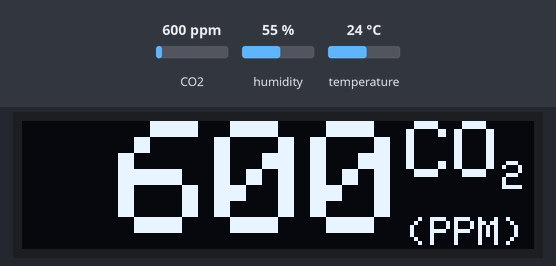
A sketch run on a simulated Arduino Uno, built with avr-gcc and run on an emulated ATmega328P. On the bench: 128×32 one-colour display. Wiring (inferred from the names in the program): CO2 sensor PWM output: data pin 5. Inputs (shaded band) come from the test bench; at power-on: CO2 600 ppm, humidity 55 %, temperature 24 °C. What the sketch prints to the serial monitor is not drawn.

Above: at 1.8 s.
1.9 s: CO2 set to 452 ppm
At 12.6 s:
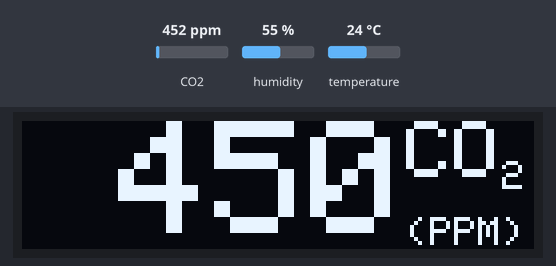
13.5 s: humidity set to 22 %
At 17.8 s:
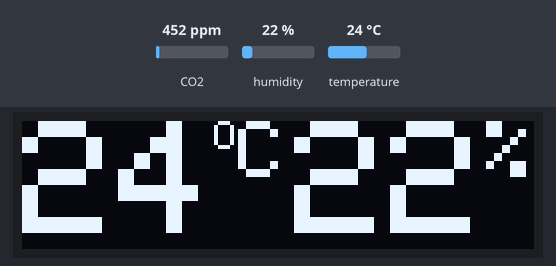
24.6 s: temperature set to 12 °C
At 29.0 s:
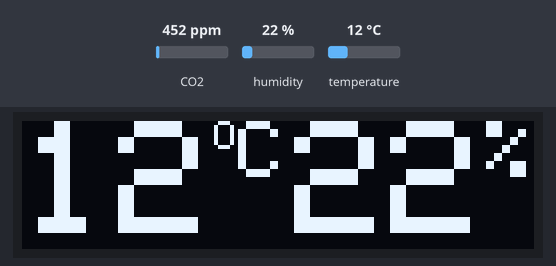
35.6 s: CO2 set to 1050 ppm
At 46.2 s:
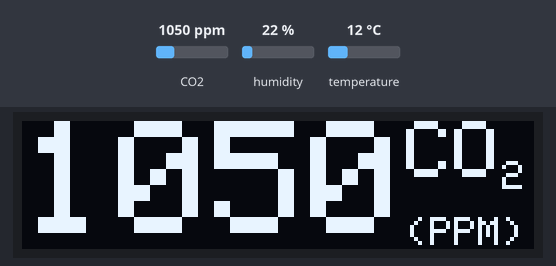
46.6 s: humidity set to 40 %
At 51.4 s:
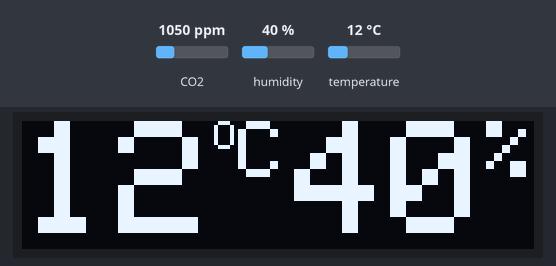
57.7 s: CO2 set to 1700 ppm
At 68.6 s:
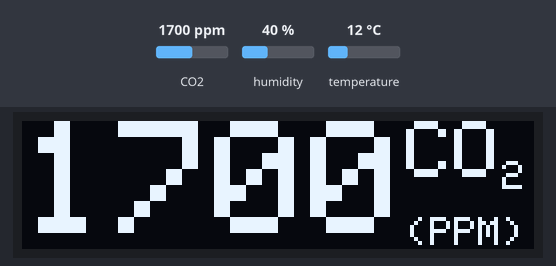
Timing chart, 0 to 69.7 s (numbered marks = the images above; inputs shaded):
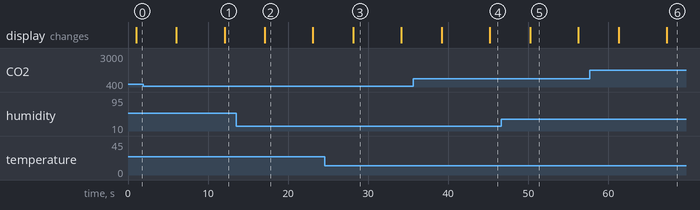

Measured:
- after the input at 1.9 s, the display: first differs from a run without the input after 10.2 s (image 1)
- after the input at 13.5 s, the display: changes after 3.6 s (image 2)
- after the input at 24.6 s, the display: changes after 3.5 s (image 3)
- after the input at 35.6 s, the display: first differs from a run without the input after 9.6 s (image 4)
- after the input at 46.6 s, the display: changes after 3.6 s (image 5)
- after the input at 57.7 s, the display: first differs from a run without the input after 9.6 s (image 6)
- what the display in image 2 shows lasts 6.0 s, from 17.1 s to 23.1 s

The sketch:

skeletonws.ino
```cpp
#include <SPI.h>
#include <Wire.h>
#include <Adafruit_GFX.h>
#include <Adafruit_SSD1306.h>
#include <DHT.h>


// MH-Z19B CO_2 sensor defines
#define PWM_PIN 5
long ppm_pwm;

// DHT11 temperature/humidity sensor defines
#define DHT_PIN 2
#define DHT_TYPE DHT11
DHT dht(DHT_PIN, DHT_TYPE);
float dht_tmp, dht_hum;

// SSD1306 128x32 OLED display defines
#define OLED_RESET 4
Adafruit_SSD1306 display(OLED_RESET);


// Define exactly 1 of the following 4 CO_2 display formats:
// FORMAT_CO2_PREFIX - leading 'CO_2'
// FORMAT_CO2_POSTFIX - trailing 'CO_2'
// FORMAT_CO2_SIMPLE - trailing 'PPM' in smallest font
// FORMAT_CO2_DIAG - trailing 'PPM' in a bit bigger font and diagonally
#define FORMAT_CO2_POSTFIX

#if defined(FORMAT_CO2_PREFIX) + \
    defined(FORMAT_CO2_POSTFIX) + \
    defined(FORMAT_CO2_SIMPLE) + \
    defined(FORMAT_CO2_DIAG) != 1
#error "Bad CO_2 display format"
#endif


// Define exactly 1 of the following 2 DHT display formats:
// FORMAT_DHT_PREFIX - leading 'T', 'H'
// FORMAT_DHT_POSTFIX - trailing '^C', '%'
#define FORMAT_DHT_POSTFIX

#if defined(FORMAT_DHT_PREFIX) + \
    defined(FORMAT_DHT_POSTFIX) != 1
#error "Bad DHT display format"
#endif


// displaying CO_2
void displayCO2 () {
  display.clearDisplay();
  display.setCursor(0, 0);

  // displaying prefix texting
#ifdef FORMAT_CO2_PREFIX
  display.setTextSize(2);
  display.print("CO");
  display.setTextSize(1);
  display.setCursor(24, 10);
  display.print("2");
  display.setCursor(0, 24);
  display.print("(PPM)");
  // x == 32 - lefts space just for 4 big chars
  display.setCursor(32, 0);
#endif

  // displaying amount (right aligned)
  display.setTextSize(4);
  // right align
  if (ppm_pwm < 1000)
    display.print(" ");
  if (ppm_pwm < 100)
    display.print(" ");
  if (ppm_pwm < 10)
    display.print(" ");
  display.print(String(ppm_pwm));

  // displaying postfix texting
#ifdef FORMAT_CO2_SIMPLE
  display.setTextSize(1);
  display.print("PPM");
#endif

#ifdef FORMAT_CO2_DIAG
  display.setTextSize(2);
  display.print("P");
  display.setCursor(106, 8);
  display.print("P");
  display.setCursor(116, 16);
  display.print("M");
#endif

#ifdef FORMAT_CO2_POSTFIX
  display.setTextSize(2);
  display.print("CO");
  display.setTextSize(1);
  display.setCursor(120, 10);
  display.print("2");
  display.setCursor(96, 24);
  display.print("(PPM)");
#endif

  display.display();
}


// displaying temperature/humidity
void displayDHT () {
  String tmp, hum;
  tmp = isnan(dht_tmp)? "--": String(round(dht_tmp));
  hum = isnan(dht_hum)? "--": String(round(dht_hum));

  display.clearDisplay();
  display.setCursor(0, 0);

#ifdef FORMAT_DHT_PREFIX
  // displaying temperature
  display.setTextSize(2);
  display.print("T");
  display.setCursor(14, 0);
  display.setTextSize(4);
  display.print(tmp);

  // displaying humidity
  display.setCursor(66, 0);
  display.setTextSize(2);
  display.print("H");
  display.setCursor(80, 0);
  display.setTextSize(4);
  display.print(hum);
#endif

#ifdef FORMAT_DHT_POSTFIX
  // displaying temperature
  display.setTextSize(4);
  display.print(tmp);
  display.setTextSize(1);
  display.print("O");
  display.setTextSize(2);
  display.print("C");

  // displaying humidity
  display.setCursor(68, 0);
  display.setTextSize(4);
  display.print(hum);
  display.setTextSize(2);
  display.print("%");
#endif

  display.display();
}


// reading CO_2 level to global varianle 'ppm_pwm'
void readCO2PWM() {
  // 1004 - PWM period in ms, 1000 ms for actual data and
  //                          2+2 ms for high/low guard levels
  // 5000 - CO_2 range in ppm
  unsigned long th, tl;  // PWM high/low pulses durations
  ppm_pwm = 0;
  do {
    th = pulseIn(PWM_PIN, HIGH, 1004000) / 1000;
    tl = 1004 - th;
    ppm_pwm = 5000 * (th - 2)/(th + tl - 4);
  } while (th == 0);
  Serial.print("CO_2 PPM (PWM): ");
  Serial.println(ppm_pwm);
}


// reading DHT data to global variables dht_tmp, dht_hum
void readDHT() {
  dht_tmp = dht.readTemperature();
  dht_hum = dht.readHumidity();
  if (isnan(dht_hum) || isnan(dht_tmp)) {
    Serial.println("Failed to read from DHT sensor!");
    return;
  }
  Serial.println("DHT.TMP: " + String(dht_tmp));
  Serial.println("DHT.HUM: " + String(dht_hum));
}


void setup() {
  Serial.begin(9600);

  display.begin(SSD1306_SWITCHCAPVCC, 0x3C);
  display.setTextColor(WHITE);
  display.clearDisplay();
  display.setCursor(0,0);
  display.setTextSize(4);
  display.print("Hello");
  display.display();

  pinMode(PWM_PIN, INPUT);
  dht.begin();
}


void loop() {
  readCO2PWM();
  displayCO2();
  delay(5000);

  readDHT();
  displayDHT();
  delay(5000);
}
```
